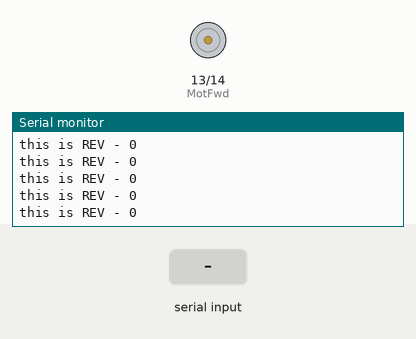
This sketch was run on a simulated Arduino Uno, built with avr-gcc and run on an emulated ATmega328P. On the bench: motor-driver pin pairs drawn as motors (green arrow = first pin HIGH = forward, orange = second pin HIGH = backward, longer = more drive, scaled by the enable pin), the last lines printed to the serial monitor. Inputs (shaded band) come from the test bench.

Above: at 1.2 s.
1.3 s: "90,45\n" received over Serial
At 1.8 s:
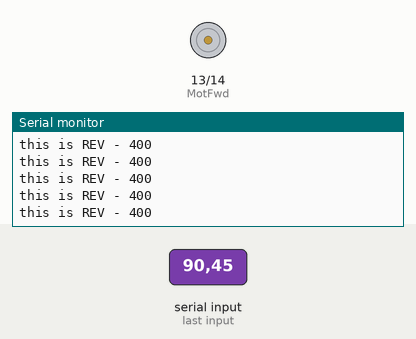
2.8 s: "5\n" received over Serial
At 3.3 s:
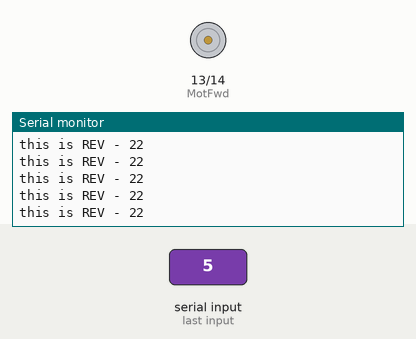
Timing chart, 0 to 3.8 s (numbered marks = the images above; inputs shaded):
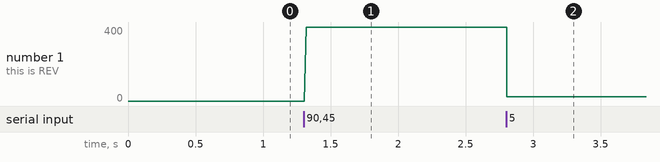

The sketch:

Pid.ino
```cpp
#include <PID_v1.h>
#define MotEnable 12 //Motor Enamble pin Runs on PWM signal
#define MotFwd  13  // Motor Forward pin
#define MotRev  14 // Motor Reverse pin
String readString; //This while store the user input data
int User_Input = 0; // This while convert input string into integer

int REV = 0;          // Set point REQUIRED ENCODER VALUE

double kp = 5 , ki = 1 , kd = 0.01;             // modify for optimal performance
double input = 0, output = 0, setpoint = 0;
PID myPID(&input, &output, &setpoint, kp, ki, kd, DIRECT);

void setup() {
  pinMode(MotEnable, OUTPUT);
  pinMode(MotFwd, OUTPUT);
  pinMode(MotRev, OUTPUT);
  Serial.begin(115200); //initialize serial comunication


  myPID.SetMode(AUTOMATIC);   //set PID in Auto mode
  myPID.SetSampleTime(1);  // refresh rate of PID controller
  myPID.SetOutputLimits(-125, 125); // this is the MAX PWM value to move motor, here change in value reflect change in speed of motor.
}

void loop() {
  while (Serial.available()) { //Check if the serial data is available.
    delay(3);                  // a small delay
    char c = Serial.read();  // storing input data
    readString += c;         // accumulate each of the characters in readString
  }

  if (readString.length() >0) { //Verify that the variable contains information

   Serial.println(readString.toInt());  //printing the input data in integer form
    User_Input = readString.toInt();   // here input data is store in integer form
}
REV = map (User_Input, 0, 360, 0, 1600); // mapping degree into pulse
Serial.print("this is REV - ");
Serial.println(REV);               // printing REV value

setpoint = REV;                    //PID while work to achive this value consider as SET value
  myPID.Compute();                 // calculate new output
  pwmOut(output);
}
void pwmOut(int out) {
  if (out > 0) {                         // if REV > encoderValue motor move in forward direction.
    forward();                           // calling motor to move forward
  }
  else {
    reverse();                            // calling motor to move reverse
  }
 readString=""; // Cleaning User input, ready for new Input
}

void forward () {
  digitalWrite(MotFwd, HIGH);
 digitalWrite(MotRev, LOW);

}

void reverse () {
  digitalWrite(MotFwd, LOW);
 digitalWrite(MotRev, HIGH);

}
void finish () {
  digitalWrite(MotFwd, LOW);
 digitalWrite(MotRev, LOW);

}
```

Measured:
- after the input at 1.3 s, the serial monitor: prints a new line at once (image 1)
- after the input at 2.8 s, the serial monitor: prints a new line at once (image 2)
- plotted number 1: 0 → 400 after the input at 1.3 s, 400 → 22 after the input at 2.8 s
